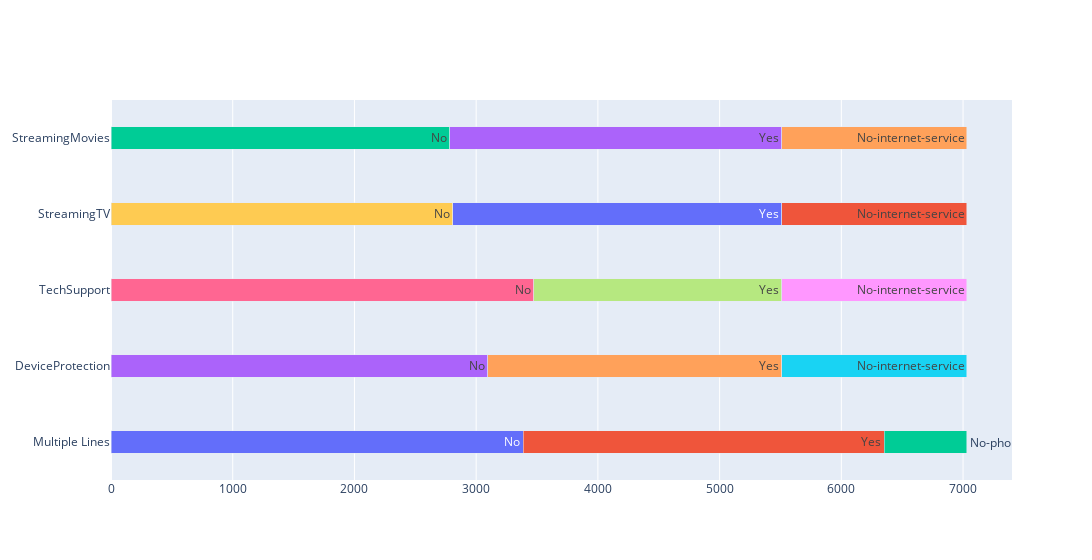

The code cell stored with this chart in its notebook:
### Code cell
services_fig = go.Figure(data=services_traces)
services_fig.update_traces(width=0.3)
services_fig.update_layout(barmode='stack', width=1100, showlegend=False)
services_fig.show()

### Figure 1 — Plotly figure (JSON) as saved in the notebook; plotly's stock layout.template omitted (floating-point values rounded to 4 significant figures)
{"data": [{"name": "No", "orientation": "h", "text": "No", "textangle": 0, "type": "bar", "width": 0.3, "x": [3385], "y": ["Multiple Lines"]}, {"name": "Yes", "orientation": "h", "text": "Yes", "textangle": 0, "type": "bar", "width": 0.3, "x": [2967], "y": ["Multiple Lines"]}, {"name": "No-phone-service", "orientation": "h", "text": "No-phone-service", "textangle": 0, "type": "bar", "width": 0.3, "x": [680], "y": ["Multiple Lines"]}, {"name": "No", "orientation": "h", "text": "No", "textangle": 0, "type": "bar", "width": 0.3, "x": [3094], "y": ["DeviceProtection"]}, {"name": "Yes", "orientation": "h", "text": "Yes", "textangle": 0, "type": "bar", "width": 0.3, "x": [2418], "y": ["DeviceProtection"]}, {"name": "No-internet-service", "orientation": "h", "text": "No-internet-service", "textangle": 0, "type": "bar", "width": 0.3, "x": [1520], "y": ["DeviceProtection"]}, {"name": "No", "orientation": "h", "text": "No", "textangle": 0, "type": "bar", "width": 0.3, "x": [3472], "y": ["TechSupport"]}, {"name": "Yes", "orientation": "h", "text": "Yes", "textangle": 0, "type": "bar", "width": 0.3, "x": [2040], "y": ["TechSupport"]}, {"name": "No-internet-service", "orientation": "h", "text": "No-internet-service", "textangle": 0, "type": "bar", "width": 0.3, "x": [1520], "y": ["TechSupport"]}, {"name": "No", "orientation": "h", "text": "No", "textangle": 0, "type": "bar", "width": 0.3, "x": [2809], "y": ["StreamingTV"]}, {"name": "Yes", "orientation": "h", "text": "Yes", "textangle": 0, "type": "bar", "width": 0.3, "x": [2703], "y": ["StreamingTV"]}, {"name": "No-internet-service", "orientation": "h", "text": "No-internet-service", "textangle": 0, "type": "bar", "width": 0.3, "x": [1520], "y": ["StreamingTV"]}, {"name": "No", "orientation": "h", "text": "No", "textangle": 0, "type": "bar", "width": 0.3, "x": [2781], "y": ["StreamingMovies"]}, {"name": "Yes", "orientation": "h", "text": "Yes", "textangle": 0, "type": "bar", "width": 0.3, "x": [2731], "y": ["StreamingMovies"]}, {"name": "No-internet-service", "orientation": "h", "text": "No-internet-service", "textangle": 0, "type": "bar", "width": 0.3, "x": [1520], "y": ["StreamingMovies"]}], "layout": {"barmode": "stack", "showlegend": false, "width": 1100}}
